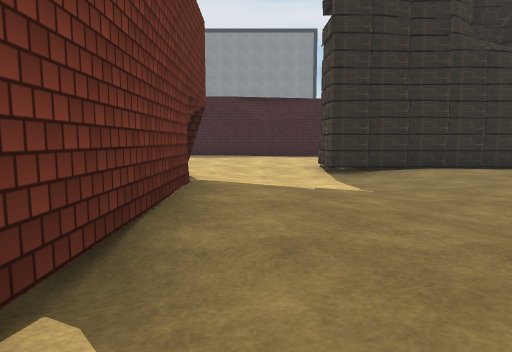
view 1 (above)

14 first-person views from a walk through a scene from a Unity 3-D project. The camera is 1.3 m above the floor, tilts 6° down and sees 75° across. The floor is counted in squares, 2 m on a side. Each view is taken from the middle of a square. On the plan, view 1 faces up. The plan holds only what a view shows up to about 10 squares ahead; the rest is blank. The place goes on beyond the plan. The player character is not drawn. Some surface patterns are stand-ins.

view 2
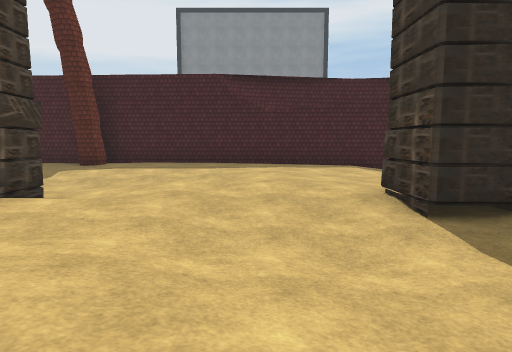

view 3
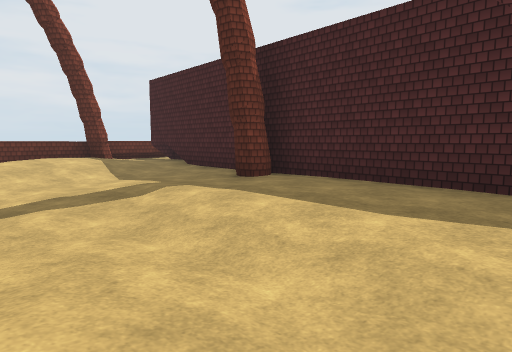

view 4
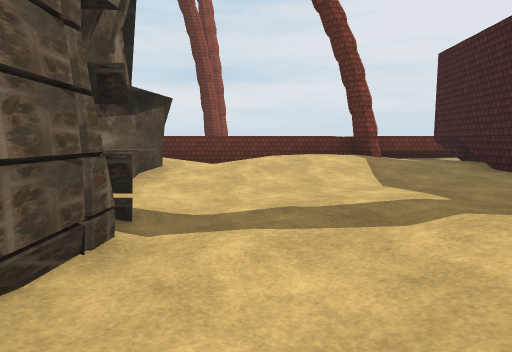

view 5
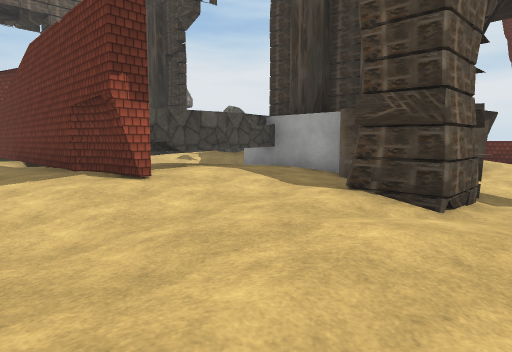

view 6
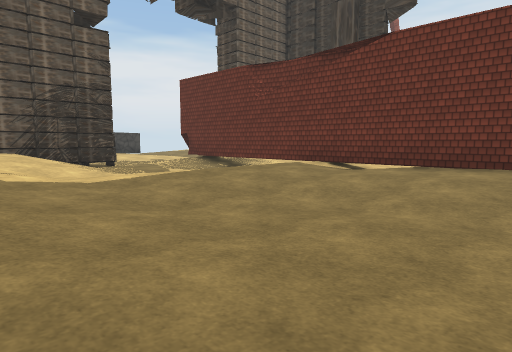

view 7
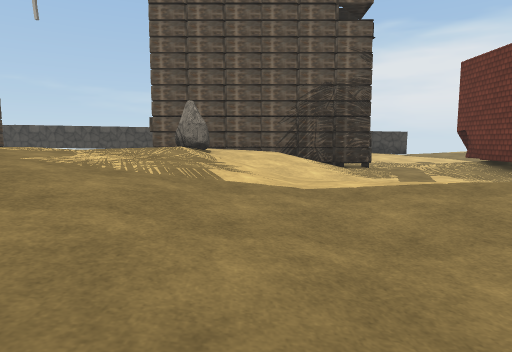

view 8
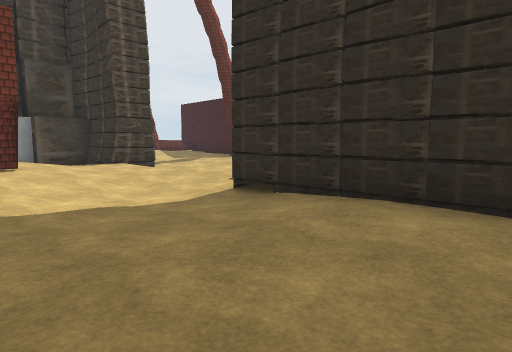

view 9
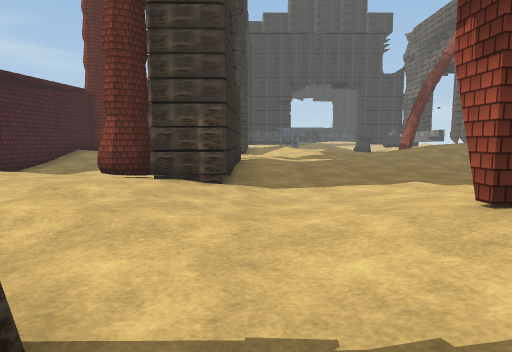

view 10
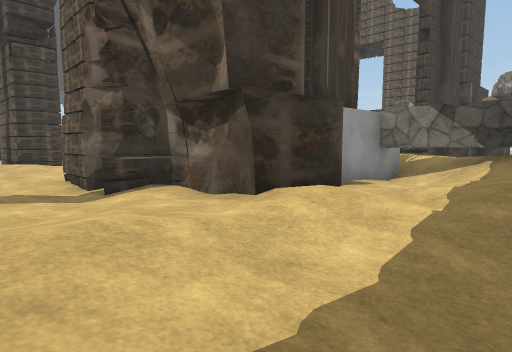

view 11
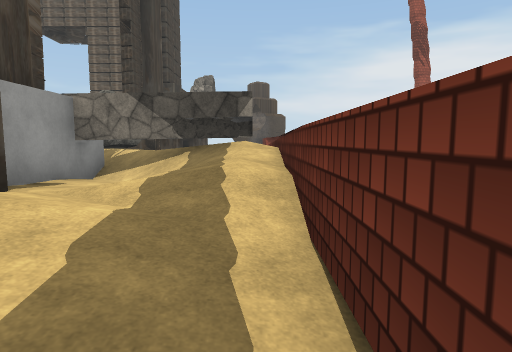

view 12
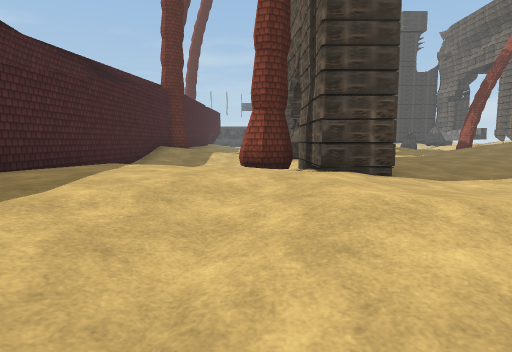

view 13
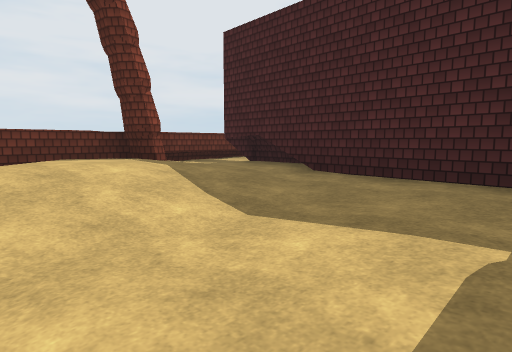

view 14
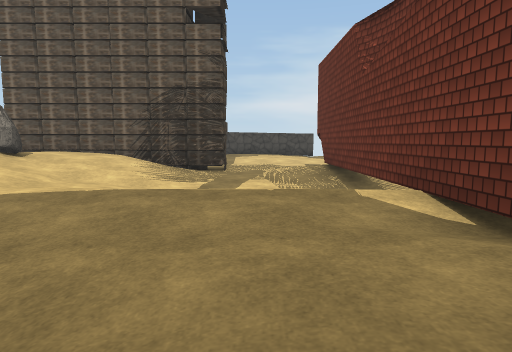

### Floor plan
Key: @ floor where view 1 was taken; # wall or solid block; . main floor; : floor 0.25 m higher than the main floor; - floor 0.25 m lower than the main floor; + floor 0.5 m higher than the main floor; _ floor 0.5 m lower than the main floor; * floor 0.75 m higher than the main floor; < floor 0.75 m lower than the main floor; % floor 1 m higher than the main floor; / step, stairs or slope; = window, fence, low wall or low ledge; ^ raised ledge; O other object.
Columns run from 12 left of view 1 to 6 right of it. Each row starts with its distance up from view 1.
 17 ^=
 16 =.######
 15 =......############
 14 ##::.--........--_-
 13 #=::.--........-___
 12 =/:+.------...--<<_
 11 #-.:.-____--..-#<<<
 10 #_-..-____-...###__
  9 #-.:#####..---#####
  8 =//.###--.--___-...
  7  +:..##-...-____-..
  6  *:--##.:::#--_----
  5  %##########.-----.
  4   +//##    #:.----.
  3     +/     #..---.:
  2     /O     #...--.:
  1            #.:....:
  0            #@/.:.:+
 -1            #   -.:+
 -2           _# <__-:*
 -3           -#___-::O
 -4            #---.:+*
 -5            #--#####
 -6              -#

Where each view was taken, in squares from view 1:
view 1: 0 up, 0 right, facing up
view 2: 5 up, 0 right, facing up
view 3: 10 up, 0 right, facing up-left
view 4: 11 up, 2 left, facing left
view 5: 11 up, 1 right, facing down-left
view 6: 5 up, 6 right, facing down-left
view 7: 4 up, 5 right, facing down
view 8: 5 up, 6 right, facing up-left
view 9: 8 up, 4 left, facing right
view 10: 12 up, 11 left, facing down-right
view 11: 11 up, 11 left, facing down
view 12: 11 up, 4 left, facing right
view 13: 11 up, 5 left, facing up-left
view 14: 4 up, 1 right, facing down
